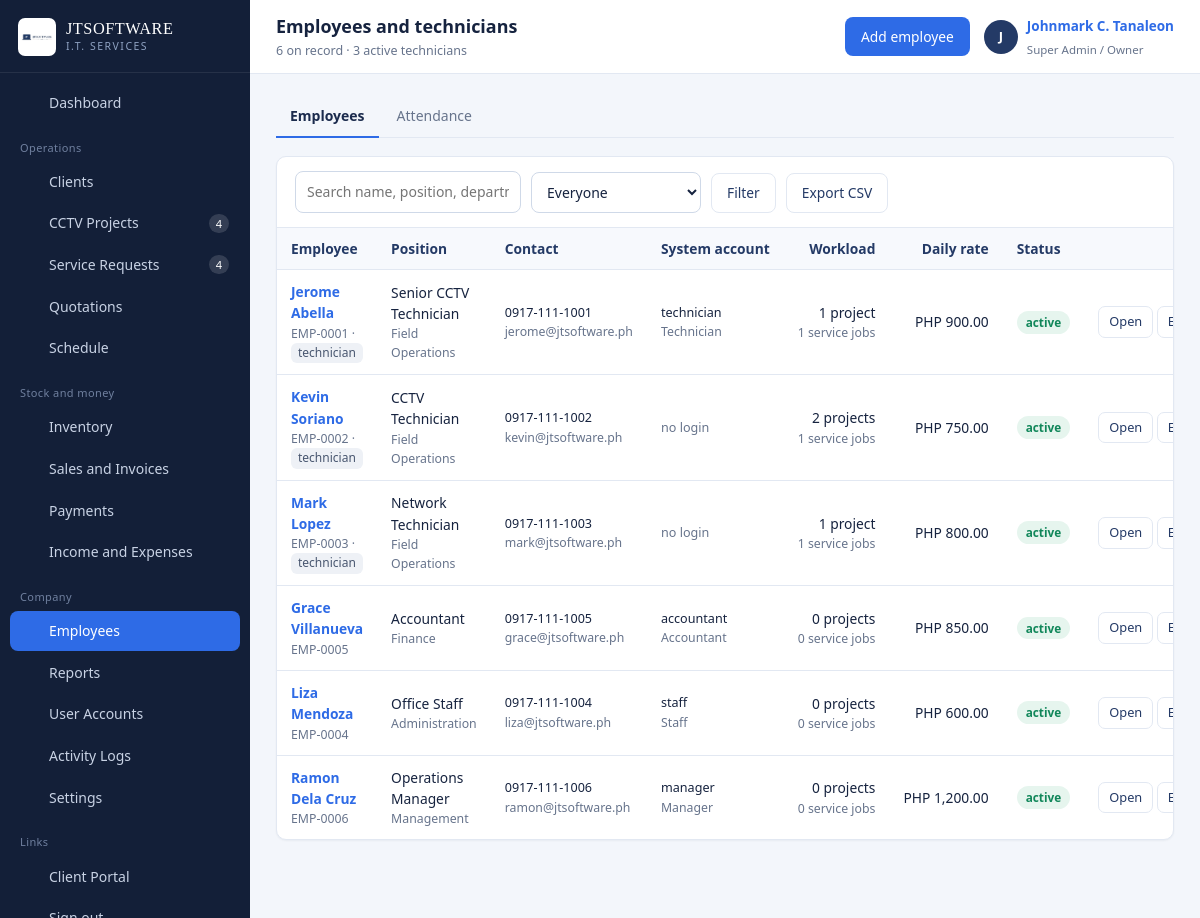
The page /employees.php (signed in) on the database its author committed.
### tables this page shows
CREATE TABLE employees (
  id             INT AUTO_INCREMENT PRIMARY KEY,
  employee_code  VARCHAR(20)  NOT NULL UNIQUE,
  full_name      VARCHAR(140) NOT NULL,
  position       VARCHAR(80)  DEFAULT NULL,
  department     VARCHAR(80)  DEFAULT NULL,
  contact_number VARCHAR(40)  DEFAULT NULL,
  email          VARCHAR(120) DEFAULT NULL,
  address        VARCHAR(255) DEFAULT NULL,
  hire_date      DATE DEFAULT NULL,
  daily_rate     DECIMAL(12,2) NOT NULL DEFAULT 0,
  is_technician  TINYINT(1) NOT NULL DEFAULT 0,
  user_id        INT DEFAULT NULL,
  status         ENUM('active','inactive') NOT NULL DEFAULT 'active',
  created_at     DATETIME NOT NULL DEFAULT CURRENT_TIMESTAMP,
  INDEX idx_emp_tech (is_technician),
  CONSTRAINT fk_emp_user FOREIGN KEY (user_id) REFERENCES users(id) ON DELETE SET NULL
);

CREATE TABLE users (
  id            INT AUTO_INCREMENT PRIMARY KEY,
  role_id       INT NOT NULL,
  full_name     VARCHAR(120) NOT NULL,
  username      VARCHAR(60)  NOT NULL UNIQUE,
  email         VARCHAR(120) DEFAULT NULL,
  phone         VARCHAR(40)  DEFAULT NULL,
  password_hash VARCHAR(255) NOT NULL,
  status        ENUM('active','inactive') NOT NULL DEFAULT 'active',
  last_login    DATETIME DEFAULT NULL,
  created_at    DATETIME NOT NULL DEFAULT CURRENT_TIMESTAMP,
  INDEX idx_users_role (role_id),
  CONSTRAINT fk_users_role FOREIGN KEY (role_id) REFERENCES roles(id)
);

CREATE TABLE roles (
  id          INT AUTO_INCREMENT PRIMARY KEY,
  slug        VARCHAR(40)  NOT NULL UNIQUE,
  name        VARCHAR(80)  NOT NULL,
  description VARCHAR(255) DEFAULT NULL
);

### includes/auth.php (called while the page is built, shortened)
<?php
require_once __DIR__ . '/../config/config.php';
function can(string $code): bool
{
    if ((int)$_SESSION['user']['role_id'] === 1) {
        return true;
    }
    return in_array($code, user_permissions(), true);
}

### config/database.php (called while the page is built, shortened)
<?php
function db(): PDO
{
    static $pdo = null;
    if ($pdo === null) {
        $dsn = 'mysql:host=' . DB_HOST . ';port=' . DB_PORT . ';dbname=' . DB_NAME . ';charset=utf8mb4';
        try {
            $pdo = new PDO($dsn, DB_USER, DB_PASS, [
                PDO::ATTR_ERRMODE            => PDO::ERRMODE_EXCEPTION,
                PDO::ATTR_DEFAULT_FETCH_MODE => PDO::FETCH_ASSOC,
                PDO::ATTR_EMULATE_PREPARES   => false,
            ]);
        } catch (PDOException $e) {
            http_response_code(500);
            echo '<div style="font:15px/1.6 system-ui;max-width:640px;margin:80px auto;padding:28px;'
               . 'border:1px solid #E3E8F0;border-radius:10px">'
               . '<h2 style="margin:0 0 10px;color:#16233F">Cannot reach the database</h2>'
               . '<p style="color:#475569">Start MySQL in the XAMPP control panel, then import '
               . '<code>database/jtsoftware_db.sql</code> through phpMyAdmin.</p>'
               . '<p style="color:#94A3B8;font-size:13px">' . htmlspecialchars($e->getMessage()) . '</p></div>';
            exit;
        }
    }
    return $pdo;
}
function q(string $sql, array $params = []): PDOStatement
{
    $st = db()->prepare($sql);
    $st->execute($params);
    return $st;
}
function all(string $sql, array $params = []): array
{
    return q($sql, $params)->fetchAll();
}

### employees.php (the view, shortened to what this page needs)
<?php
require_once __DIR__ . '/includes/auth.php';
$search = (string)input('q', '');
$where  = ['1=1'];
$args   = [];
$whereSql = implode(' AND ', $where);
$rows = all("SELECT e.*, u.username, r.name AS role_name,
        (SELECT COUNT(*) FROM project_assignments pa JOIN cctv_projects p ON p.id = pa.project_id
          WHERE pa.employee_id = e.id AND p.status IN ('Scheduled','Ongoing')) AS active_jobs,
        (SELECT COUNT(*) FROM service_requests s WHERE s.assigned_to = e.id AND s.status NOT IN ('Completed','Cancelled')) AS open_services
     FROM employees e LEFT JOIN users u ON u.id = e.user_id LEFT JOIN roles r ON r.id = u.role_id
     WHERE $whereSql ORDER BY e.status, e.is_technician DESC, e.full_name", $args);
if (can('employees.manage')) { $pageActions = '<button class="btn" data-modal="empModal">Add employee</button>'; }
include __DIR__ . '/includes/header.php';
?>
<div class="tabs">
  <a class="tab active" href="employees.php">Employees</a>
  <a class="tab" href="attendance.php">Attendance</a>
</div>
<div class="card">
  <div class="card-head">
    <form class="toolbar" method="get" data-autosubmit>
      <div class="field"><input class="input search-input" name="q" value="<?= e($search) ?>" placeholder="Search name, position, department…"></div>
      <div class="field"><select class="input" name="only">
        <option value="">Everyone</option>
      </select></div>
      <button class="btn btn-outline" type="submit">Filter</button>
      <a class="btn btn-outline" href="<?= e(url_with(['export' => 'csv'])) ?>">Export CSV</a>
    </form>
  </div>
  <div class="card-body tight">
    <?php if (!$rows): ?>
      <div class="empty"><strong>No employees match</strong>Add your technicians and office staff here.</div>
    <?php else: ?>
    <div class="table-wrap"><table class="data">
      <thead><tr><th>Employee</th><th>Position</th><th>Contact</th><th>System account</th>
        <th class="num">Workload</th><th class="num">Daily rate</th><th>Status</th><th></th></tr></thead>
      <tbody>
      <?php foreach ($rows as $r): ?>
        <tr>
          <td><a class="row-main" href="employee_view.php?id=<?= (int)$r['id'] ?>"><?= e($r['full_name']) ?></a>
              <div class="row-sub"><?= e($r['employee_code']) ?><?= $r['is_technician'] ? ' · <span class="pill">technician</span>' : '' ?></div></td>
          <td><?= e($r['position'] ?: '—') ?><div class="row-sub"><?= e($r['department'] ?: '') ?></div></td>
          <td class="small"><?= e($r['contact_number'] ?: '—') ?><?php if ($r['email']): ?><div class="row-sub"><?= e($r['email']) ?></div><?php endif; ?></td>
          <td class="small"><?= $r['username'] ? e($r['username']) . '<div class="row-sub">' . e($r['role_name']) . '</div>' : '<span class="muted">no login</span>' ?></td>
          <td class="num"><?= (int)$r['active_jobs'] ?> project<?= (int)$r['active_jobs'] === 1 ? '' : 's' ?>
              <div class="row-sub"><?= (int)$r['open_services'] ?> service jobs</div></td>
          <td class="num"><?= money($r['daily_rate']) ?></td>
          <td><?= badge($r['status']) ?></td>
          <td class="actions-cell">
            <a class="btn btn-sm btn-outline" href="employee_view.php?id=<?= (int)$r['id'] ?>">Open</a>
            <?php if (can('employees.manage')): ?>
              <button class="btn btn-sm btn-outline" data-modal="empModal"
                data-row='<?= e(json_encode(['id' => $r['id'], 'full_name' => $r['full_name'], 'position' => $r['position'],
                  'department' => $r['department'], 'contact_number' => $r['contact_number'], 'email' => $r['email'],
                  'address' => $r['address'], 'hire_date' => $r['hire_date'], 'daily_rate' => $r['daily_rate'],
                  'is_technician' => $r['is_technician'], 'user_id' => $r['user_id'], 'status' => $r['status']],
                  JSON_HEX_APOS | JSON_HEX_QUOT)) ?>'>Edit</button>
            <?php endif; ?>
          </td>
        </tr>
      <?php endforeach; ?>
      </tbody>
    </table></div>
    <?php endif; ?>
  </div>
</div>
<?php include __DIR__ . '/includes/footer.php'; ?>

### config/config.php (shortened to what this page needs)
<?php
require_once __DIR__ . '/database.php';
function setting(string $key, string $default = ''): string
{
    static $cache = null;
    if ($cache === null) {
        $cache = [];
        foreach (all('SELECT setting_key, setting_value FROM settings') as $r) {
            $cache[$r['setting_key']] = (string)$r['setting_value'];
        }
    }
    return $cache[$key] ?? $default;
}
function e($value): string
{
    return htmlspecialchars((string)$value, ENT_QUOTES, 'UTF-8');
}
function money($amount, bool $symbol = true): string
{
    $txt = number_format((float)$amount, 2);
    return $symbol ? setting('currency_symbol', 'PHP ') . $txt : $txt;
}
function input(string $key, $default = null)
{
    $v = $_POST[$key] ?? $_GET[$key] ?? $default;
    return is_string($v) ? trim($v) : $v;
}
function badge(string $status): string
{
    $map = [
        'Pending' => 'warn', 'New' => 'info', 'Draft' => 'muted', 'Unpaid' => 'danger',
        'Approved' => 'info', 'Sent' => 'info', 'Assigned' => 'info', 'Scheduled' => 'info',
        'Ongoing' => 'accent', 'In Progress' => 'accent', 'Partial' => 'warn', 'On Hold' => 'warn',
        'Completed' => 'ok', 'Paid' => 'ok', 'Converted' => 'ok', 'active' => 'ok', 'Present' => 'ok',
        'Cancelled' => 'muted', 'Rejected' => 'danger', 'Expired' => 'muted', 'inactive' => 'muted',
        'Absent' => 'danger', 'Late' => 'warn', 'Urgent' => 'danger', 'High' => 'warn',
        'Normal' => 'info', 'Low' => 'muted', 'Field Work' => 'accent', 'Leave' => 'muted',
        'Half Day' => 'warn', 'Rescheduled' => 'warn',
    ];
    $class = $map[$status] ?? 'muted';
    return '<span class="badge badge-' . $class . '">' . e($status) . '</span>';
}
function url_with(array $changes): string
{
    $params = array_merge($_GET, $changes);
    return basename($_SERVER['PHP_SELF']) . (empty($params) ? '' : '?' . http_build_query($params));
}

### assets/css/app.css (style rules this page uses)
:root { --navy-900: #131F38; --navy-800: #1B2B4D; --navy-700: #243A66; --navy-600: #33508A; --blue: #2E6BE6; --blue-dark:#1E54C4; --blue-soft:#EAF1FE; --copper: #B5714A; --copper-soft:#FBF0E9; --paper: #F3F6FB; --surface: #FFFFFF; --line: #E2E8F2; --ink: #16233F; --muted: #67748C; --ok: #11875A; --ok-soft: #E6F5EE; --warn: #B26A00; --warn-soft:#FDF2E2; --danger: #C22F39; --danger-soft:#FCECEE; --sidebar-w: 250px; --radius: 10px; --shadow-card: 0 1px 2px rgba(19,31,56,.05); --shadow-pop: 0 18px 44px rgba(19,31,56,.22); --sans: "Segoe UI", Roboto, -apple-system, BlinkMacSystemFont, "Helvetica Neue", Arial, sans-serif; --serif: Georgia, "Times New Roman", serif; }
* { box-sizing: border-box; }
html, body { margin: 0; padding: 0; }
body { font-family: var(--sans); font-size: 14.5px; line-height: 1.55; color: var(--ink); background: var(--paper); -webkit-font-smoothing: antialiased; }
a { color: var(--blue); text-decoration: none; }
.card { background: var(--surface); border: 1px solid var(--line); border-radius: var(--radius); box-shadow: var(--shadow-card); margin-bottom: 18px; }
.card-head { padding: 14px 18px; border-bottom: 1px solid var(--line); display: flex; align-items: center; gap: 12px; flex-wrap: wrap; }
.card-body { padding: 18px; }
.card-body.tight { padding: 0; }
.table-wrap { overflow-x: auto; }
table.data { width: 100%; border-collapse: collapse; font-size: 13.8px; }
table.data th { text-align: left; font-weight: 600; color: var(--navy-700); background: #F7F9FD; border-bottom: 1px solid var(--line); padding: 10px 14px; white-space: nowrap; }
table.data td { padding: 11px 14px; border-bottom: 1px solid var(--line); vertical-align: middle; }
table.data tbody tr:last-child td { border-bottom: 0; }
table.data td.num, table.data th.num { text-align: right; white-space: nowrap; }
table.data .row-main { font-weight: 600; }
table.data .row-sub { color: var(--muted); font-size: 12.3px; }
.actions-cell { white-space: nowrap; text-align: right; }
.badge { display: inline-block; padding: 2px 9px; border-radius: 20px; font-size: 11.8px; font-weight: 600; line-height: 1.6; white-space: nowrap; }
.badge-ok { background: var(--ok-soft); color: var(--ok); }
.pill { display:inline-block; background:#EEF1F6; border-radius:6px; padding:1px 7px; font-size:12px; color:#48566F; }
.btn { display: inline-flex; align-items: center; justify-content: center; gap: 7px; padding: 8px 15px; border-radius: 8px; border: 1px solid transparent; background: var(--blue); color: #fff; font: inherit; font-size: 13.8px; font-weight: 500; cursor: pointer; transition: background .12s ease, border-color .12s ease; }
.btn-outline { background: #fff; color: var(--navy-700); border-color: var(--line); }
.btn-sm { padding: 5px 10px; font-size: 12.8px; border-radius: 7px; }
.field { margin-bottom: 14px; }
.input, select.input, textarea.input { width: 100%; padding: 9px 11px; border: 1px solid #CFD9E8; border-radius: 8px; font: inherit; font-size: 14px; color: var(--ink); background: #fff; }
.toolbar { display: flex; gap: 10px; flex-wrap: wrap; align-items: flex-end; }
.toolbar .field { margin-bottom: 0; }
.toolbar .input { min-width: 170px; }
.search-input { min-width: 240px; }
.tabs { display: flex; gap: 4px; border-bottom: 1px solid var(--line); margin-bottom: 18px; flex-wrap: wrap; }
.tab { padding: 9px 14px; font-size: 14px; color: var(--muted); border-bottom: 2px solid transparent; margin-bottom: -1px; }
.tab.active { color: var(--navy-800); border-bottom-color: var(--blue); font-weight: 600; }
.muted { color: var(--muted); }
.small { font-size: 12.6px; }

### rows shown on the page
employees: full_name "Jerome Abella", employee_code "EMP-0001", is_technician "technician", position "Senior CCTV Technician", department "Field Operations", contact_number "0917-111-1001", email "jerome@jtsoftware.ph", user.username "technician", roles.name "Technician", active_jobs "1", open_services "1", daily_rate "PHP 900.00", status "active"
employees: full_name "Kevin Soriano", employee_code "EMP-0002", is_technician "technician", position "CCTV Technician", department "Field Operations", contact_number "0917-111-1002", email "kevin@jtsoftware.ph", shows "no login", active_jobs "2", open_services "1", daily_rate "PHP 750.00", status "active"
employees: full_name "Mark Lopez", employee_code "EMP-0003", is_technician "technician", position "Network Technician", department "Field Operations", contact_number "0917-111-1003", email "mark@jtsoftware.ph", shows "no login", active_jobs "1", open_services "1", daily_rate "PHP 800.00", status "active"
employees: full_name "Grace Villanueva", employee_code "EMP-0005", position "Accountant", department "Finance", contact_number "0917-111-1005", email "grace@jtsoftware.ph", user.username "accountant", roles.name "Accountant", active_jobs "0", open_services "0", daily_rate "PHP 850.00", status "active"
employees: full_name "Liza Mendoza", employee_code "EMP-0004", position "Office Staff", department "Administration", contact_number "0917-111-1004", email "liza@jtsoftware.ph", user.username "staff", roles.name "Staff", active_jobs "0", open_services "0", daily_rate "PHP 600.00", status "active"
employees: full_name "Ramon Dela Cruz", employee_code "EMP-0006", position "Operations Manager", department "Management", contact_number "0917-111-1006", email "ramon@jtsoftware.ph", user.username "manager", roles.name "Manager", active_jobs "0", open_services "0", daily_rate "PHP 1,200.00", status "active"

### other values the page prints
$label "Dashboard Clients CCTV Projects Service Requests Quotations Schedule Inventory Sales and Invoices Payments Income and Expenses Employees Reports User Accounts Activity Logs Settings"
$count "4 4"
$pageTitle "Employees and technicians"
$pageSub "6 on record · 3 active technicians"
mb_substr($u['full_name'], 0, 1) "J"
$u['full_name'] "Johnmark C. Tanaleon"
$u['role_name'] "Super Admin / Owner"
